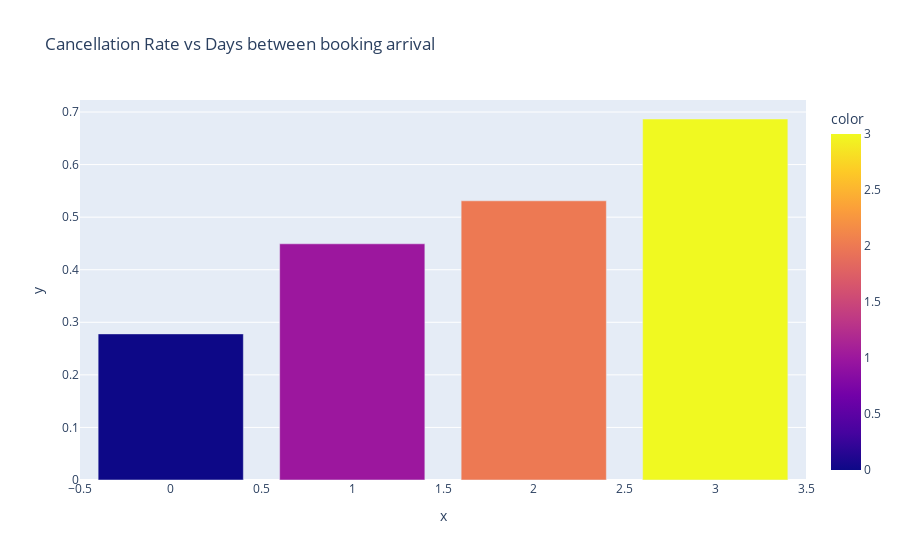

Notebook source saved alongside this figure:
### Code cell
categories_values = list()
categories = sorted(df["days_between_booking_arrival"].unique())

for i in sorted(df["days_between_booking_arrival"].unique()):
    percentage = df.groupby("days_between_booking_arrival")["cancellation"].sum()[i] / len(df[df["days_between_booking_arrival"] == i])
    categories_values.append(percentage)

fig = px.bar(x=categories, y=categories_values, title="Cancellation Rate vs Days between booking arrival", color=categories)
fig.show()

### Figure 1 — Plotly figure (JSON) as saved in the notebook; plotly's stock layout.template omitted (floating-point values rounded to 4 significant figures)
{"data": [{"alignmentgroup": "True", "hovertemplate": "x=%{x}<br>y=%{y}<br>color=%{marker.color}<extra></extra>", "legendgroup": "", "marker": {"color": [0, 1, 2, 3], "coloraxis": "coloraxis", "pattern": {"shape": ""}}, "name": "", "offsetgroup": "", "orientation": "v", "showlegend": false, "textposition": "auto", "type": "bar", "x": [0, 1, 2, 3], "xaxis": "x", "y": [0.278, 0.4493, 0.5311, 0.6867], "yaxis": "y"}], "layout": {"barmode": "relative", "coloraxis": {"colorbar": {"title": {"text": "color"}}, "colorscale": [[0, "#0d0887"], [0.1111, "#46039f"], [0.2222, "#7201a8"], [0.3333, "#9c179e"], [0.4444, "#bd3786"], [0.5556, "#d8576b"], [0.6667, "#ed7953"], [0.7778, "#fb9f3a"], [0.8889, "#fdca26"], [1, "#f0f921"]]}, "legend": {"tracegroupgap": 0}, "title": {"text": "Cancellation Rate vs Days between booking arrival"}, "xaxis": {"anchor": "y", "domain": [0, 1], "title": {"text": "x"}}, "yaxis": {"anchor": "x", "domain": [0, 1], "title": {"text": "y"}}}}
